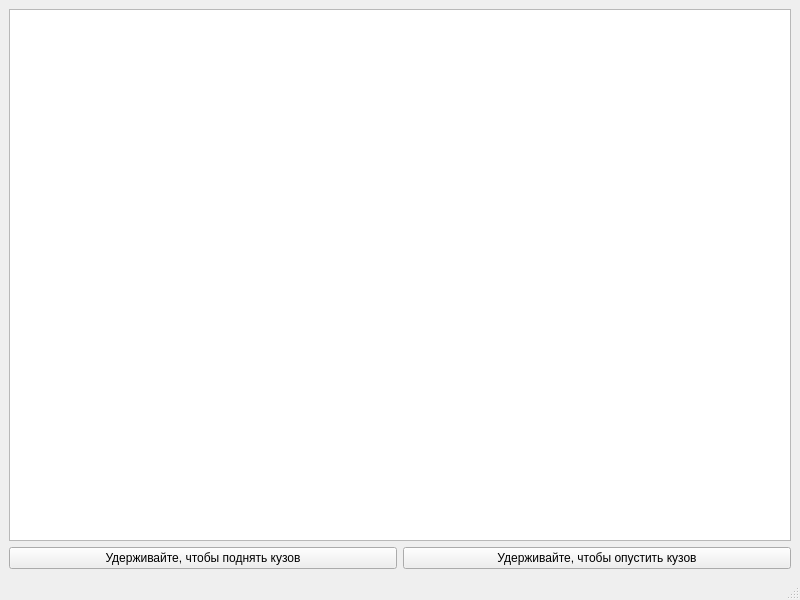
<?xml version="1.0" encoding="UTF-8"?>
<ui version="4.0">
 <class>MainWindow</class>
 <widget class="QMainWindow" name="MainWindow">
  <property name="geometry">
   <rect>
    <x>0</x>
    <y>0</y>
    <width>800</width>
    <height>600</height>
   </rect>
  </property>
  <property name="windowTitle">
   <string>MainWindow</string>
  </property>
  <widget class="QWidget" name="centralwidget">
   <layout class="QGridLayout" name="gridLayout">
    <item row="0" column="0">
     <widget class="QGraphicsView" name="graphicsView"/>
    </item>
    <item row="1" column="0">
     <layout class="QHBoxLayout" name="horizontalLayout">
      <item>
       <widget class="QPushButton" name="back_up">
        <property name="text">
         <string>Удерживайте, чтобы поднять кузов</string>
        </property>
       </widget>
      </item>
      <item>
       <widget class="QPushButton" name="back_down">
        <property name="text">
         <string>Удерживайте, чтобы опустить кузов</string>
        </property>
       </widget>
      </item>
     </layout>
    </item>
   </layout>
  </widget>
  <widget class="QMenuBar" name="menubar">
   <property name="geometry">
    <rect>
     <x>0</x>
     <y>0</y>
     <width>800</width>
     <height>22</height>
    </rect>
   </property>
  </widget>
  <widget class="QStatusBar" name="statusbar"/>
 </widget>
 <resources/>
 <connections/>
</ui>
